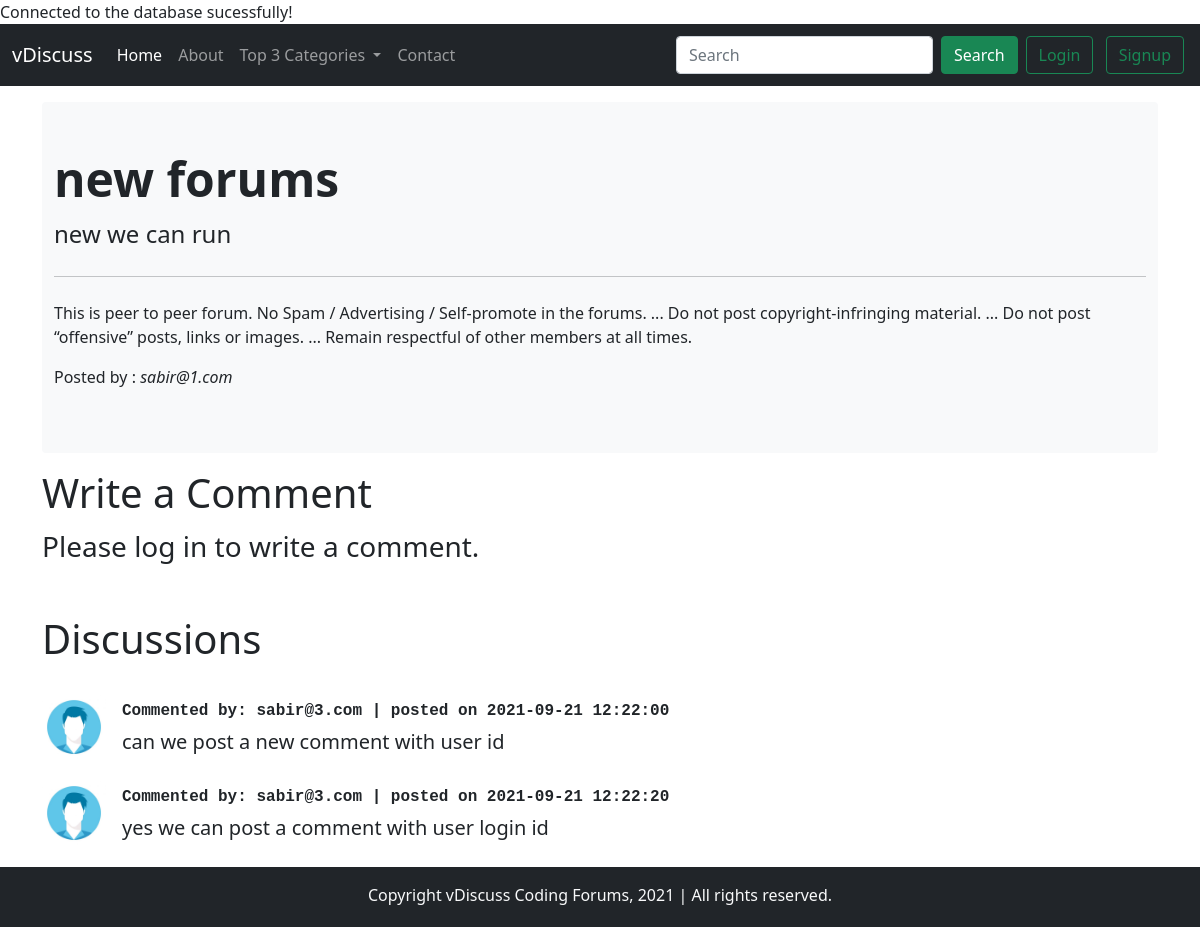
The app's page /thread.php?threadid=1 with its own data.
### tables this page shows
CREATE TABLE `threads` (
  `thread_id` int(7) NOT NULL,
  `thread_title` varchar(255) NOT NULL,
  `thread_desc` text NOT NULL,
  `thread_cat_id` int(7) NOT NULL,
  `thread_user_id` int(7) NOT NULL,
  `timestamp` datetime NOT NULL DEFAULT current_timestamp()
);

CREATE TABLE `users` (
  `sno` int(8) NOT NULL,
  `user_email` varchar(30) NOT NULL,
  `user_pass` varchar(255) NOT NULL,
  `created_at` datetime NOT NULL DEFAULT current_timestamp()
);

CREATE TABLE `comments` (
  `comment_id` int(8) NOT NULL,
  `comment_content` text NOT NULL,
  `thread_id` int(8) NOT NULL,
  `comment_by` int(8) NOT NULL,
  `comment_time` datetime NOT NULL DEFAULT current_timestamp()
);

### thread.php (the view, shortened to what this page needs)
<!doctype html>
<html lang="en">
<head>
    <link href="https://cdn.jsdelivr.net/npm/bootstrap@5.1.1/dist/css/bootstrap.min.css" rel="stylesheet"
>
    <link rel="stylesheet" href="https://cdnjs.cloudflare.com/ajax/libs/font-awesome/5.15.4/css/all.min.css"
 />
</head>
<body>
    <?php include 'partials/_dbconnect.php'; ?>
    <?php include 'partials/_header.php'; ?>
    <?php
    $id = $_GET['threadid'];
    $sql = "SELECT * FROM `threads` WHERE thread_id = $id";
    $result = mysqli_query($conn,$sql);
        while($row = mysqli_fetch_assoc($result)){
            $title = $row['thread_title'];
            $desc = $row['thread_desc'];
            $thread_by = $row['thread_user_id'];
            $sql2 = "SELECT user_email FROM `users` WHERE sno = '$thread_by'";
            $result2 = mysqli_query($conn,$sql2);
            $row2 = mysqli_fetch_assoc($result2);
            $commented_by = $row2['user_email'];
    }
    ?>
    <div class="container mt-3">
        <div class="container-fluid py-5 bg-light rounded">
            <h1 class="display-5 fw-bold"><?php echo $title; ?> forums</h1>
            <p class="col-md-8 fs-4"><?php echo $desc; ?></p>
            <hr class="my-4">
            <p>This is peer to peer forum. No Spam / Advertising / Self-promote in
                the forums. ...
                Do not post copyright-infringing material. ...
                Do not post “offensive” posts, links or images. ...
                Remain respectful of other members at all times.</p>
            <p>Posted by : <em><?php echo $commented_by; ?></em></p>
        </div>
    </div>
    <?php
        if(isset($_SESSION['loggedin']) && $_SESSION['loggedin'] == true){
        echo '<div class="container mt-3">
            <h1 class="py-2">Post a Comment</h1>
            <form action= "'.$_SERVER['REQUEST_URI'].'" method="post">
                <div class="form-group">
                    <label for="comment" class="mb-2">Write your comment here :</label>
                    <textarea class="form-control" id="comment" name="comment" rows="3" required></textarea>
                    <input type="hidden" name="sno" value="'.$_SESSION["sno"].'">
                </div>
                <button type="submit" class="btn btn-success mt-2">Post Comment</button>
            </form>
        </div>';
        }
        else{
            echo '<div class="container">
                <h1 class="py-0 mt-3">Write a Comment</h1>
               <p class="fs-3 font-light my-0"> Please log in to write a comment.</p>
            </div>';
        }
    ?>
    <div class="container mt-4">
        <h1 class="py-4">Discussions</h1>
        <?php
    $id = $_GET['threadid'];
    $sql = "SELECT * FROM `comments` WHERE thread_id = $id";
    $result = mysqli_query($conn,$sql);
        while($row = mysqli_fetch_assoc($result)){
            $commentcontent = $row['comment_content'];
            $commenttime = date($row['comment_time']);
            $comment_byuser = $row['comment_by'];
            $sql2 = "SELECT user_email FROM `users` WHERE sno = '$comment_byuser'";
            $result2 = mysqli_query($conn,$sql2);
            $row2 = mysqli_fetch_assoc($result2);
            $commentposter_email = $row2['user_email'];
           echo '<div class="d-flex my-2">
                <div class="flex-shrink-0">
                    <img src="/myforum/img/profile_img.jpg" width="64px" alt="...">
                </div>
                <div class="flex-grow-1 ms-3 align-items-center justify-content-center">
                <p class="fs-6 font-light mb-0 mt-1 fw-bold font-monospace">Commented by: '.$commentposter_email.' | posted on '. $commenttime.'</p>
                    <p class="fs-5 mt-1">'.$commentcontent.'</p>
                </div>
            </div>';
        }
    ?>
    </div>
    <?php include 'partials/_footer.php'; ?>
</body>
</html>

### records on screen
threads: thread_title "new", thread_desc "new we can run"
users: user_email "sabir@1.com"
comments: users.user_email "sabir@3.com", comment_time "2021-09-21 12:22:00", comment_content "can we post a new comment with user id"
comments: users.user_email "sabir@3.com", comment_time "2021-09-21 12:22:20", comment_content "yes we can post a comment with user login id"
